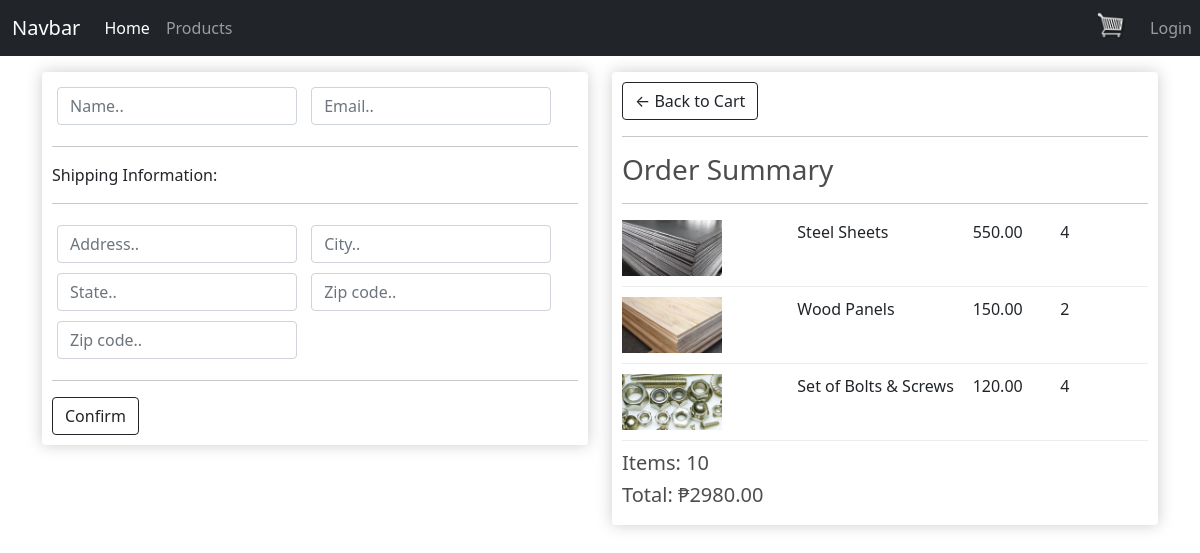
Screenshot of /checkout/ (signed in) with the database file from the repository.
### core/models.py (models this page shows, shortened)
class OrderItem(models.Model):
	product = models.ForeignKey(Product, on_delete=models.SET_NULL, null=True)
	order = models.ForeignKey(Order, on_delete=models.SET_NULL, null=True)
	quantity = models.IntegerField(default=0, null=True, blank=True)
	date_added = models.DateTimeField(auto_now_add=True)
	@property
	def get_total(self):
		total = self.product.price * self.quantity
		return total

class Product(models.Model):
	name = models.CharField(max_length=200)
	price = models.FloatField()
	digital = models.BooleanField(default=False,null=True, blank=True)
	image = models.ImageField(null=True, blank=True)
	@property
	def imageURL(self):
		try:
			url = self.image.url
		except:
			url = ''
		return url

class Order(models.Model):
	customer = models.ForeignKey(Customer, on_delete=models.SET_NULL, null=True, blank=True)
	date_ordered = models.DateTimeField(auto_now_add=True)
	complete = models.BooleanField(default=False)
	transaction_id = models.CharField(max_length=100, null=True)
	@property
	def get_cart_total(self):
		orderitems = self.orderitem_set.all()
		total = sum([item.get_total for item in orderitems])
		return total
	@property
	def get_cart_items(self):
		orderitems = self.orderitem_set.all()
		total = sum([item.quantity for item in orderitems])
		return total
	@property
	def shipping(self):
		shipping = False
		orderitems = self.orderitem_set.all()
		for i in orderitems:
			if i.product.digital == False:
				shipping = True
		return shipping

### core/views.py (the view)
# urls.py: path('checkout/', checkout, name = 'checkout'),
def checkout(request):
    if request.user.is_authenticated:
        customer = request.user.customer
        order, created = Order.objects.get_or_create(customer=customer, complete=False)
        items = order.orderitem_set.all()
    else:
        items = []
        order = {'get_cart_total':0, 'get_cart_items':0, 'shipping':False}
    context = {'items': items, 'order': order}
    return render(request, 'core/checkout.html', context)

### core/templates/core/checkout.html (shortened to what this page needs)
{% extends 'core/base.html' %}
{% load static %}
{% block content %}
     <div class="row">
		<div class="col-lg-6">
			<div class="box-element" id="form-wrapper">
				<form id="form">
					<div id="user-info">
						<div class="form-field">
							<input required class="form-control" type="text" name="name" placeholder="Name..">
						</div>
						<div class="form-field">
							<input required class="form-control" type="email" name="email" placeholder="Email..">
						</div>
					</div>
					<div id="shipping-info">
						<hr>
						<p>Shipping Information:</p>
						<hr>
						<div class="form-field">
							<input class="form-control" type="text" name="address" placeholder="Address..">
						</div>
						<div class="form-field">
							<input class="form-control" type="text" name="city" placeholder="City..">
						</div>
						<div class="form-field">
							<input class="form-control" type="text" name="state" placeholder="State..">
						</div>
						<div class="form-field">
							<input class="form-control" type="text" name="zipcode" placeholder="Zip code..">
						</div>
						<div class="form-field">
							<input class="form-control" type="text" name="country" placeholder="Zip code..">
						</div>
					</div>
					<hr>
                    <a  class="btn btn-outline-dark" href="{% url 'confirm' %}"> Confirm </a>
				</form>
			</div>
			<br>
		</div>
		<div class="col-lg-6">
			<div class="box-element">
				<a  class="btn btn-outline-dark" href="{% url 'cart' %}">&#x2190; Back to Cart</a>
				<hr>
				<h3>Order Summary</h3>
				<hr>
                {% for item in items %}
				<div class="cart-row">
					<div style="flex:2"><img class="row-image" src="{{item.product.imageURL}}"></div>
					<div style="flex:2"><p>{{item.product.name}}</p></div>
					<div style="flex:1"><p>{{item.product.price|floatformat:2}}</p></div>
					<div style="flex:1"><p>{{item.quantity}}</p></div>
				</div>
                {% endfor %}
				<h5>Items:   {{order.get_cart_items}}</h5>
				<h5>Total:   ₱{{order.get_cart_total|floatformat:2}}</h5>
			</div>
		</div>
	</div>
{% endblock content %}

### static/css/main.css (style rules this page uses)
body { background-color: hsl(0, 0%, 98%); }
h1,h2,h3,h4,h5,h6 { color:hsl(0, 0%, 30%); }
.box-element { box-shadow:hsl(0, 0%, 80%) 0 0 16px; background-color: #fff; border-radius: 4px; padding: 10px; }
.col-lg-4, .col-lg-6, .col-lg-8, .col-lg-12 { margin-top: 10px; }
.btn { border-radius: 0; }
.row-image { width: 100px; }
.form-field { width:250px; display: inline-block; padding: 5px; }
.cart-row { display: flex; align-items: flex-stretch; padding-bottom: 10px; margin-bottom: 10px; border-bottom: 1px solid #ececec; }

### rows the page displays
OrderItem: product.imageURL (picture), product.name "Steel Sheets", product.price "550.00", quantity "4"
OrderItem: product.imageURL (picture), product.name "Wood Panels", product.price "150.00", quantity "2"
OrderItem: product.imageURL (picture), product.name "Set of Bolts & Screws", product.price "120.00", quantity "4"
Order: get_cart_items "10", get_cart_total "2980.00"
